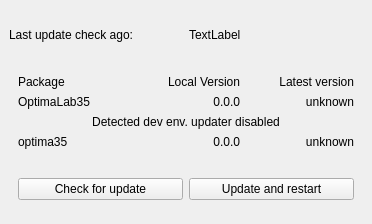
<?xml version="1.0" encoding="UTF-8"?>
<ui version="4.0">
 <class>Updater_Window</class>
 <widget class="QMainWindow" name="Updater_Window">
  <property name="enabled">
   <bool>true</bool>
  </property>
  <property name="geometry">
   <rect>
    <x>0</x>
    <y>0</y>
    <width>372</width>
    <height>224</height>
   </rect>
  </property>
  <property name="windowTitle">
   <string>OptimaLab35 - Updater</string>
  </property>
  <widget class="QWidget" name="centralwidget">
   <layout class="QGridLayout" name="gridLayout_2">
    <item row="0" column="0">
     <widget class="QLabel" name="label_last_check">
      <property name="text">
       <string>Last update check ago:</string>
      </property>
     </widget>
    </item>
    <item row="0" column="1">
     <widget class="QLabel" name="label_last_check_2">
      <property name="enabled">
       <bool>true</bool>
      </property>
      <property name="text">
       <string>TextLabel</string>
      </property>
     </widget>
    </item>
    <item row="1" column="0" colspan="2">
     <widget class="QWidget" name="widget_2" native="true">
      <layout class="QGridLayout" name="gridLayout">
       <item row="0" column="1">
        <widget class="QLabel" name="label_6">
         <property name="text">
          <string>Local Version</string>
         </property>
         <property name="alignment">
          <set>Qt::AlignRight|Qt::AlignTrailing|Qt::AlignVCenter</set>
         </property>
        </widget>
       </item>
       <item row="1" column="2">
        <widget class="QLabel" name="label_optimalab35_latestversion">
         <property name="text">
          <string>unknown</string>
         </property>
         <property name="alignment">
          <set>Qt::AlignRight|Qt::AlignTrailing|Qt::AlignVCenter</set>
         </property>
        </widget>
       </item>
       <item row="3" column="0">
        <widget class="QLabel" name="label_2">
         <property name="text">
          <string>optima35</string>
         </property>
        </widget>
       </item>
       <item row="3" column="2">
        <widget class="QLabel" name="label_optima35_latestversion">
         <property name="text">
          <string>unknown</string>
         </property>
         <property name="alignment">
          <set>Qt::AlignRight|Qt::AlignTrailing|Qt::AlignVCenter</set>
         </property>
        </widget>
       </item>
       <item row="0" column="2">
        <widget class="QLabel" name="label_3">
         <property name="text">
          <string>Latest version</string>
         </property>
         <property name="alignment">
          <set>Qt::AlignRight|Qt::AlignTrailing|Qt::AlignVCenter</set>
         </property>
        </widget>
       </item>
       <item row="1" column="0">
        <widget class="QLabel" name="label">
         <property name="text">
          <string>OptimaLab35</string>
         </property>
        </widget>
       </item>
       <item row="0" column="0">
        <widget class="QLabel" name="label_9">
         <property name="text">
          <string>Package</string>
         </property>
        </widget>
       </item>
       <item row="1" column="1">
        <widget class="QLabel" name="label_optimalab35_localversion">
         <property name="text">
          <string>0.0.0</string>
         </property>
         <property name="alignment">
          <set>Qt::AlignRight|Qt::AlignTrailing|Qt::AlignVCenter</set>
         </property>
        </widget>
       </item>
       <item row="3" column="1">
        <widget class="QLabel" name="label_optima35_localversion">
         <property name="text">
          <string>0.0.0</string>
         </property>
         <property name="alignment">
          <set>Qt::AlignRight|Qt::AlignTrailing|Qt::AlignVCenter</set>
         </property>
        </widget>
       </item>
       <item row="2" column="0" colspan="3">
        <widget class="QLabel" name="label_dev">
         <property name="text">
          <string>Detected dev env. updater disabled</string>
         </property>
         <property name="alignment">
          <set>Qt::AlignCenter</set>
         </property>
        </widget>
       </item>
      </layout>
     </widget>
    </item>
    <item row="2" column="0" colspan="2">
     <widget class="QWidget" name="widget" native="true">
      <layout class="QHBoxLayout" name="horizontalLayout">
       <item>
        <widget class="QPushButton" name="check_for_update_Button">
         <property name="text">
          <string>Check for update</string>
         </property>
        </widget>
       </item>
       <item>
        <widget class="QPushButton" name="update_and_restart_Button">
         <property name="text">
          <string>Update and restart</string>
         </property>
        </widget>
       </item>
      </layout>
     </widget>
    </item>
   </layout>
  </widget>
 </widget>
 <resources/>
 <connections/>
</ui>
